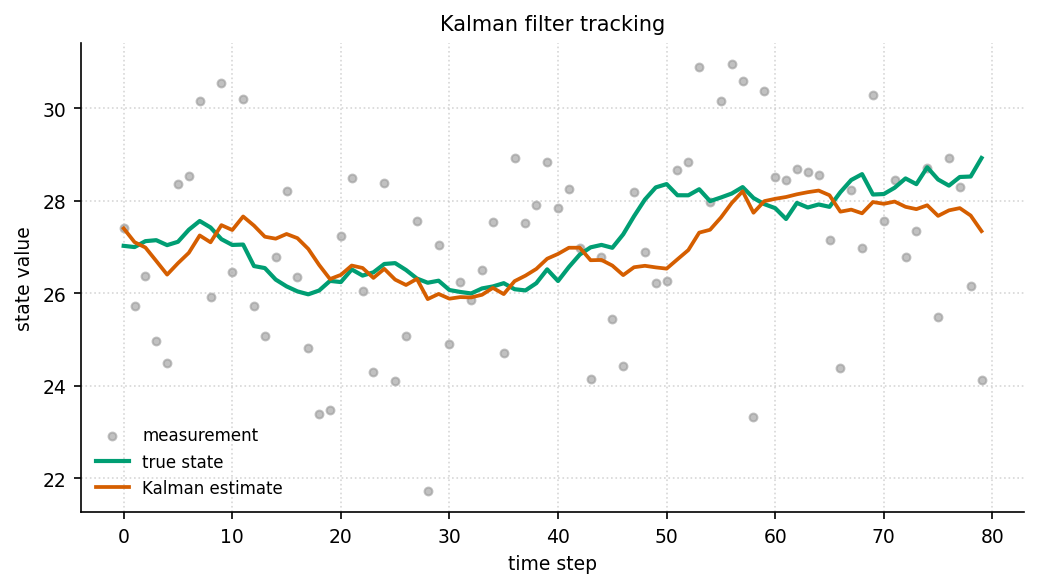

Recreate this plot in Python.
"""kalman_tracking: 一维卡尔曼滤波状态估计（真值/含噪观测/估计）."""
import sys, os; sys.path.insert(0, os.path.join(os.path.dirname(os.path.abspath(__file__)), '..', '..', '_utils', 'python'))
import numpy as np
import matplotlib.pyplot as plt
from theme import apply_theme
from palette import cycle

def make_figure(title='Kalman filter tracking'):
    apply_theme(fig_size=(7, 4))
    rng = np.random.default_rng(0)
    n = 80
    Q, R = 0.04, 4.0          # 过程噪声 / 观测噪声方差
    # 真值：缓慢漂移的常量 + 随机游走
    x_true = 27.0 + np.cumsum(np.sqrt(Q) * rng.standard_normal(n))
    z = x_true + np.sqrt(R) * rng.standard_normal(n)   # 含噪观测
    # 标量卡尔曼递推
    x_est = np.zeros(n); P = 1.0; x = z[0]
    for k in range(n):
        # 预测（A=1, B=0）
        x_pred = x; P_pred = P + Q
        # 更新
        K = P_pred / (P_pred + R)            # 卡尔曼增益
        x = x_pred + K * (z[k] - x_pred)
        P = (1 - K) * P_pred
        x_est[k] = x
    t = np.arange(n)
    fig, ax = plt.subplots()
    ax.scatter(t, z, s=14, color=cycle(7), alpha=0.6, label='measurement')
    ax.plot(t, x_true, color=cycle(2), lw=2, label='true state')
    ax.plot(t, x_est, color=cycle(1), lw=1.8, label='Kalman estimate')
    ax.set_xlabel('time step'); ax.set_ylabel('state value')
    ax.set_title(title); ax.legend(frameon=False)
    ax.grid(True, linestyle=':', alpha=0.5)
    fig.tight_layout()
    return fig

if __name__ == '__main__':
    fig = make_figure(); fig.savefig(__file__.replace('.py', '.png'), dpi=150)
